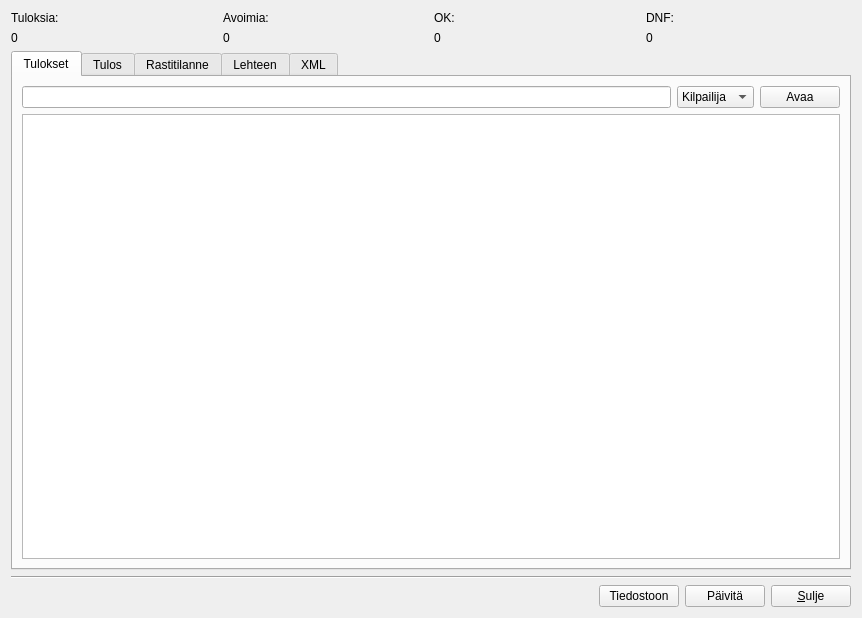
<?xml version="1.0" encoding="UTF-8"?>
<ui version="4.0">
 <class>TuloksetForm</class>
 <widget class="QWidget" name="TuloksetForm">
  <property name="geometry">
   <rect>
    <x>0</x>
    <y>0</y>
    <width>862</width>
    <height>618</height>
   </rect>
  </property>
  <property name="windowTitle">
   <string>Form</string>
  </property>
  <layout class="QVBoxLayout" name="verticalLayout">
   <item>
    <layout class="QGridLayout" name="gridLayout">
     <item row="0" column="0">
      <widget class="QLabel" name="label">
       <property name="text">
        <string>Tuloksia:</string>
       </property>
      </widget>
     </item>
     <item row="0" column="1">
      <widget class="QLabel" name="label_2">
       <property name="text">
        <string>Avoimia:</string>
       </property>
      </widget>
     </item>
     <item row="0" column="2">
      <widget class="QLabel" name="label_3">
       <property name="text">
        <string>OK:</string>
       </property>
      </widget>
     </item>
     <item row="0" column="3">
      <widget class="QLabel" name="label_4">
       <property name="text">
        <string>DNF:</string>
       </property>
      </widget>
     </item>
     <item row="1" column="0">
      <widget class="QLabel" name="tuloksiaLabel">
       <property name="text">
        <string>0</string>
       </property>
      </widget>
     </item>
     <item row="1" column="1">
      <widget class="QLabel" name="avoimiaLabel">
       <property name="text">
        <string>0</string>
       </property>
      </widget>
     </item>
     <item row="1" column="2">
      <widget class="QLabel" name="hyvaksyttyjaLabel">
       <property name="text">
        <string>0</string>
       </property>
      </widget>
     </item>
     <item row="1" column="3">
      <widget class="QLabel" name="DNFLabel">
       <property name="text">
        <string>0</string>
       </property>
      </widget>
     </item>
    </layout>
   </item>
   <item>
    <widget class="QTabWidget" name="tabWidget">
     <property name="currentIndex">
      <number>0</number>
     </property>
     <widget class="QWidget" name="tab_4">
      <attribute name="title">
       <string>Tulokset</string>
      </attribute>
      <layout class="QVBoxLayout" name="verticalLayout_4">
       <item>
        <layout class="QHBoxLayout" name="horizontalLayout_2">
         <item>
          <widget class="QLineEdit" name="lineEdit"/>
         </item>
         <item>
          <widget class="QComboBox" name="comboBox">
           <item>
            <property name="text">
             <string>Kilpailija</string>
            </property>
           </item>
           <item>
            <property name="text">
             <string>Emit</string>
            </property>
           </item>
           <item>
            <property name="text">
             <string>Sarja</string>
            </property>
           </item>
           <item>
            <property name="text">
             <string>Tila</string>
            </property>
           </item>
          </widget>
         </item>
         <item>
          <widget class="QPushButton" name="tulosAvaaButton">
           <property name="text">
            <string>Avaa</string>
           </property>
          </widget>
         </item>
        </layout>
       </item>
       <item>
        <widget class="QTreeView" name="tulosView">
         <property name="contextMenuPolicy">
          <enum>Qt::ActionsContextMenu</enum>
         </property>
         <property name="editTriggers">
          <set>QAbstractItemView::NoEditTriggers</set>
         </property>
         <property name="rootIsDecorated">
          <bool>false</bool>
         </property>
         <property name="itemsExpandable">
          <bool>false</bool>
         </property>
         <property name="sortingEnabled">
          <bool>false</bool>
         </property>
         <property name="expandsOnDoubleClick">
          <bool>false</bool>
         </property>
        </widget>
       </item>
      </layout>
     </widget>
     <widget class="QWidget" name="tab">
      <attribute name="title">
       <string>Tulos</string>
      </attribute>
      <layout class="QVBoxLayout" name="verticalLayout_3">
       <item>
        <widget class="QTextEdit" name="tulosEdit">
         <property name="font">
          <font>
           <family>Monospace</family>
          </font>
         </property>
        </widget>
       </item>
      </layout>
     </widget>
     <widget class="QWidget" name="tab_2">
      <attribute name="title">
       <string>Rastitilanne</string>
      </attribute>
      <layout class="QVBoxLayout" name="verticalLayout_2">
       <item>
        <widget class="QTextEdit" name="valiaikaEdit">
         <property name="font">
          <font>
           <family>Monospace</family>
          </font>
         </property>
        </widget>
       </item>
      </layout>
     </widget>
     <widget class="QWidget" name="tab_3">
      <attribute name="title">
       <string>Lehteen</string>
      </attribute>
      <layout class="QVBoxLayout" name="verticalLayout_5">
       <item>
        <widget class="QPlainTextEdit" name="lehteenEdit"/>
       </item>
      </layout>
     </widget>
     <widget class="QWidget" name="tab_5">
      <attribute name="title">
       <string>XML</string>
      </attribute>
      <layout class="QVBoxLayout" name="verticalLayout_6">
       <item>
        <widget class="QPlainTextEdit" name="xmlEdit"/>
       </item>
      </layout>
     </widget>
    </widget>
   </item>
   <item>
    <widget class="Line" name="line">
     <property name="orientation">
      <enum>Qt::Horizontal</enum>
     </property>
    </widget>
   </item>
   <item>
    <layout class="QHBoxLayout" name="horizontalLayout">
     <item>
      <spacer name="horizontalSpacer">
       <property name="orientation">
        <enum>Qt::Horizontal</enum>
       </property>
       <property name="sizeHint" stdset="0">
        <size>
         <width>40</width>
         <height>20</height>
        </size>
       </property>
      </spacer>
     </item>
     <item>
      <widget class="QPushButton" name="fileButton">
       <property name="text">
        <string>Tiedostoon</string>
       </property>
      </widget>
     </item>
     <item>
      <widget class="QPushButton" name="updateButton">
       <property name="text">
        <string>Päivitä</string>
       </property>
      </widget>
     </item>
     <item>
      <widget class="QPushButton" name="closeButton">
       <property name="text">
        <string>&amp;Sulje</string>
       </property>
      </widget>
     </item>
    </layout>
   </item>
  </layout>
  <action name="actionPoistaTulos">
   <property name="text">
    <string>Poista tulos</string>
   </property>
  </action>
 </widget>
 <resources/>
 <connections>
  <connection>
   <sender>tulosView</sender>
   <signal>doubleClicked(QModelIndex)</signal>
   <receiver>tulosAvaaButton</receiver>
   <slot>click()</slot>
   <hints>
    <hint type="sourcelabel">
     <x>430</x>
     <y>336</y>
    </hint>
    <hint type="destinationlabel">
     <x>798</x>
     <y>533</y>
    </hint>
   </hints>
  </connection>
 </connections>
</ui>
